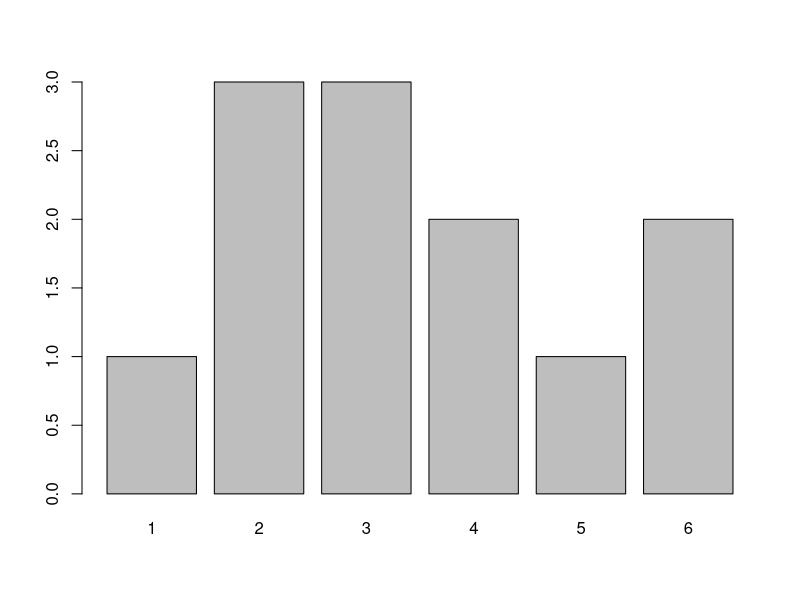
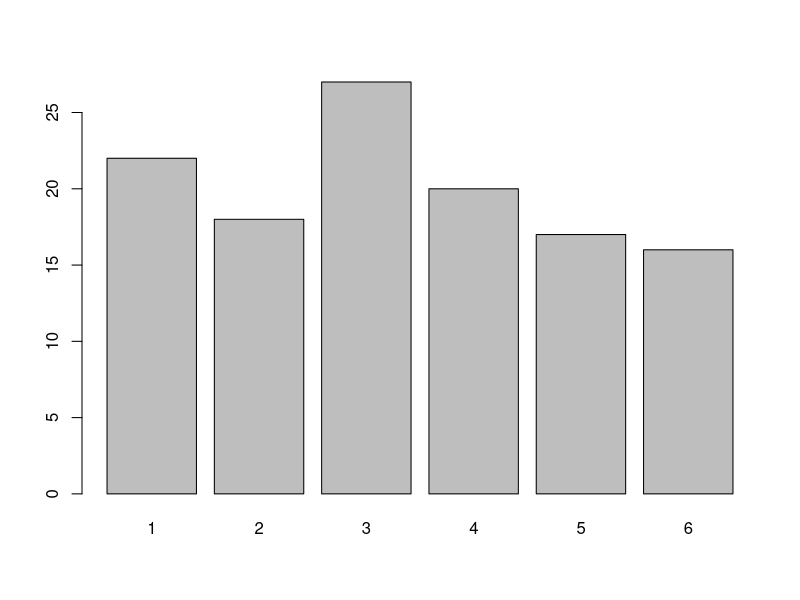

Generate these figures, in order, with R:
## Bisection Method

probFunc = function(N) {
    days = 365
    returnVal = 1
    for (i in 0:(N-1)) {
        returnVal = returnVal * ((days - i)/days)
    }
    returnVal = 1 - returnVal
    return(returnVal)
}
probFunc(3)


startVal = 3
endVal = 66
errorNeeded = .01
valNeeded = .5

currentError = 1

while (currentError > errorNeeded) {
    probBegin = probFunc(startVal) - valNeeded
    probEnd = probFunc(endVal) - valNeeded

    middleVal = round((startVal + endVal) / 2, digits = 0)

    probMiddle = probFunc(middleVal) - valNeeded

    
    currentError = abs(probFunc(middleVal) - .5)
    

    if (probMiddle > 0) {
        endVal = middleVal
    } else if (probMiddle < 0) {
        startVal = middleVal
    } 
}
print(middleVal)

library(ggplot2)

# vals = c()
# inputs = 1:119
# for (i in 1:119) {
#     vals = c(vals, probFunc(i))
# }

# dataVals <- data.frame(vals, inputs)

# ggplot(dataVals, aes(x = inputs, y = vals)) + 
# geom_line() + xlab('Input') + ylab('Probability Values') + 
# ggtitle('Probability Distribution of at least 2 People Having the Same Birthday')

numList = c(1,2,3,4,5,6)
sample(numList, size = 1, replace = FALSE)

set.seed(112358)
# Your Code Here

barplot(table(sample(numList, size=12, replace=TRUE)))

## Not exactly but at this level (12 rolls), the noise is fairly high

barplot(table(sample(numList, size=120, replace=TRUE)))

## Looking at this distribution, this follows a uniform distribution more strongly




